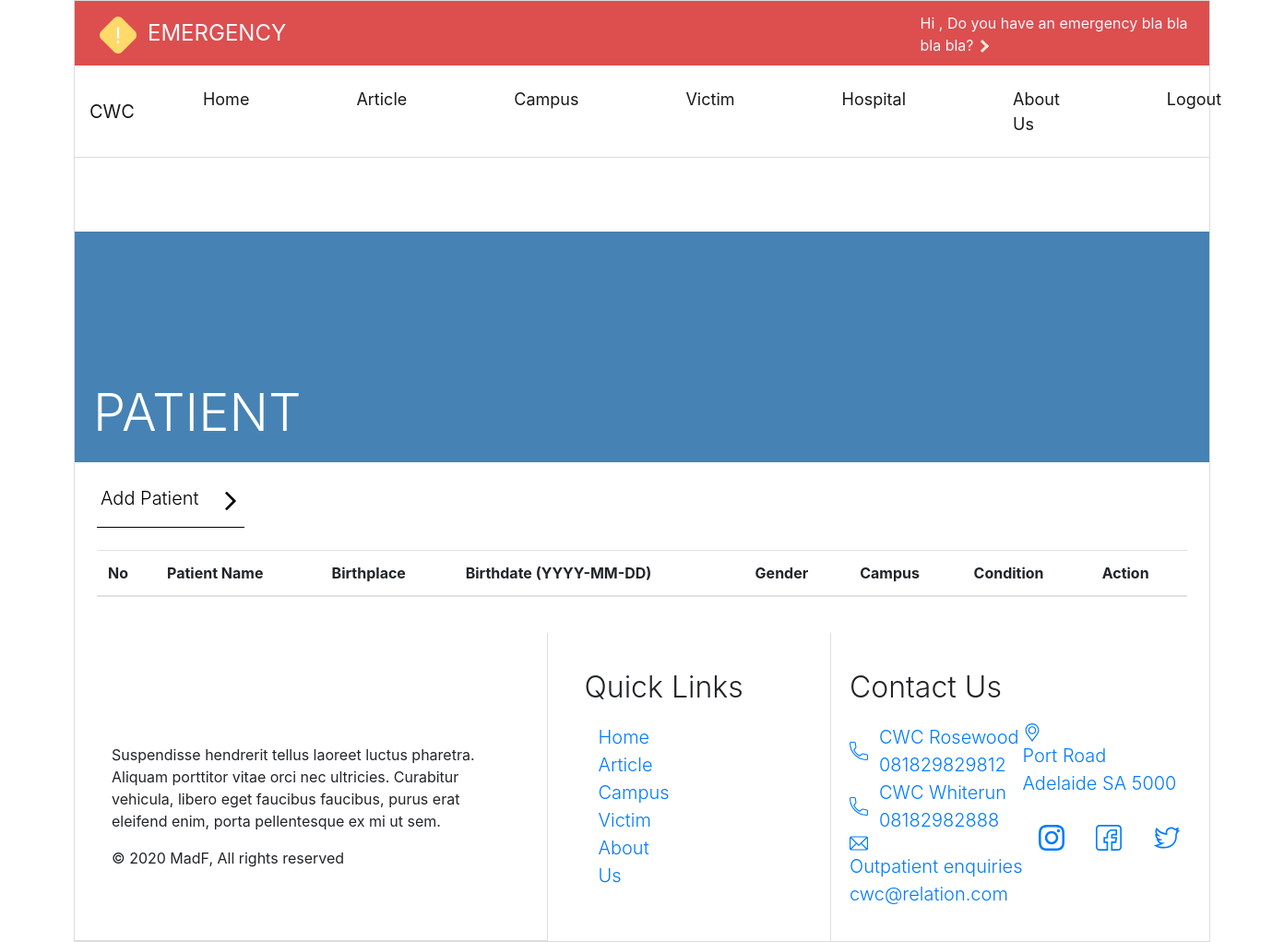
/index.php/pasien, run on an earlier commit of the app's database.
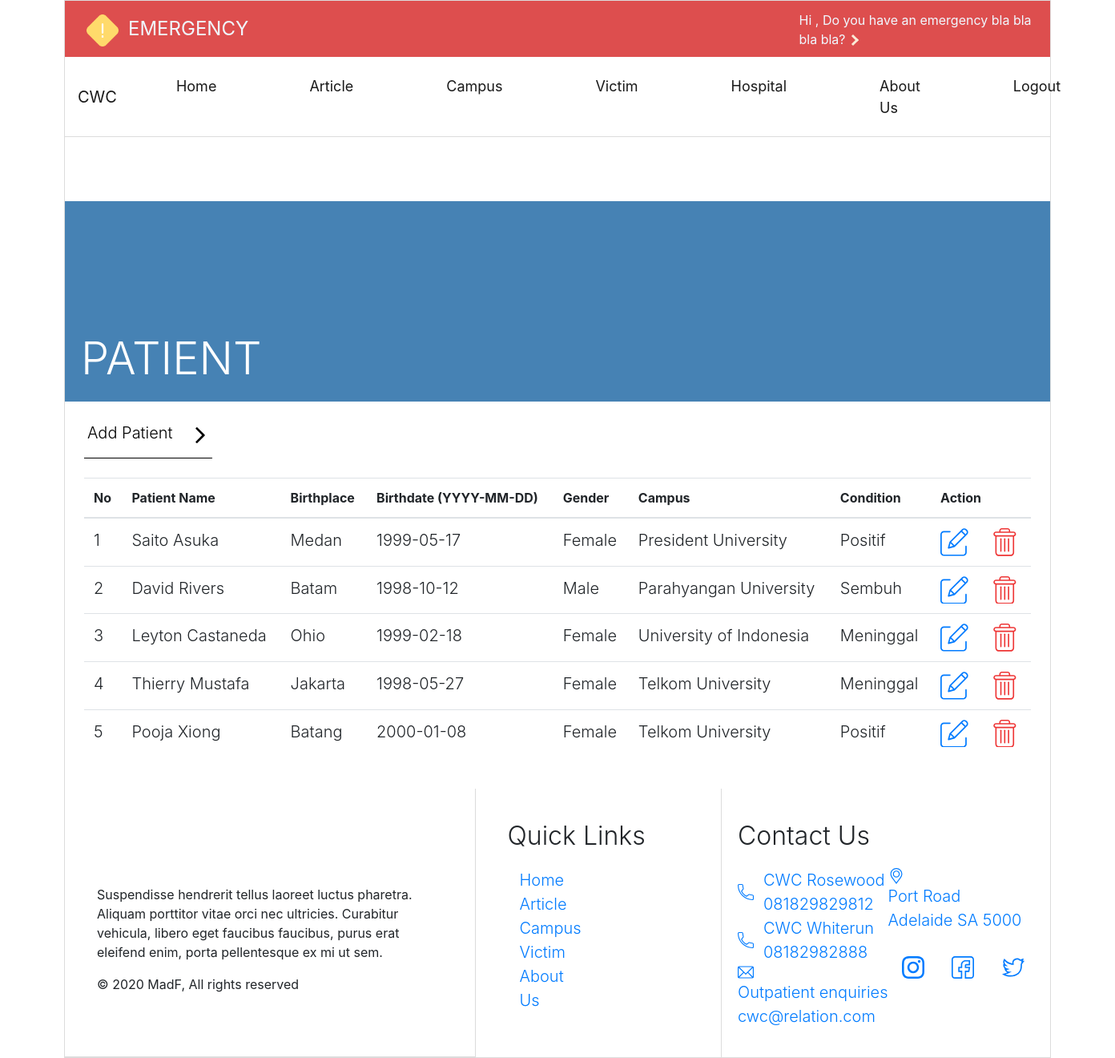
And on a later commit of the database.
### tables this page shows
CREATE TABLE `pasien` (
  `id` int(11) NOT NULL,
  `namaPasien` varchar(100) NOT NULL,
  `tempatLahir` varchar(100) NOT NULL,
  `tglLahir` date NOT NULL,
  `jenisKelamin` varchar(10) NOT NULL,
  `kampusAsal` varchar(100) NOT NULL,
  `kondisi` varchar(20) NOT NULL
);

### application/controllers/pasien.php (called while the page is built, shortened)
<?php
class pasien extends CI_Controller {
	function __construct()
	{
		$this->load->model('PasienModel');
		$this->load->model('KampusModel');
		$this->load->library('pagination');
	}
	public function index()
	{
		$config['base_url'] = site_url('pasien/index');
		$config['total_rows'] = $this->db->count_all('pasien');
		$config['per_page'] = 10;
		$config["uri_segment"] = 3;
        $choice = $config["total_rows"] / $config["per_page"];
        $config["num_links"] = floor($choice);
        $config['first_link']       = 'First';
        $config['last_link']        = 'Last';
        $config['next_link']        = 'Next';
        $config['prev_link']        = 'Prev';
        $config['full_tag_open']    = '<div class="pagging text-center"><nav><ul class="pagination justify-content-center">';
        $config['full_tag_close']   = '</ul></nav></div>';
        $config['num_tag_open']     = '<li class="page-item"><span class="page-link">';
        $config['num_tag_close']    = '</span></li>';
        $config['cur_tag_open']     = '<li class="page-item active"><span class="page-link">';
        $config['cur_tag_close']    = '<span class="sr-only">(current)</span></span></li>';
        $config['next_tag_open']    = '<li class="page-item"><span class="page-link">';
        $config['next_tagl_close']  = '<span aria-hidden="true">&raquo;</span></span></li>';
        $config['prev_tag_open']    = '<li class="page-item"><span class="page-link">';
        $config['prev_tagl_close']  = '</span>Next</li>';
        $config['first_tag_open']   = '<li class="page-item"><span class="page-link">';
        $config['first_tagl_close'] = '</span></li>';
        $config['last_tag_open']    = '<li class="page-item"><span class="page-link">';
        $config['last_tagl_close']  = '</span></li>';
        $this->pagination->initialize($config);
        $content['page'] = ($this->uri->segment(3)) ? $this->uri->segment(3) : 0;
        $content['pasien'] = $this->PasienModel->get_pasien_list($config["per_page"], $content['page']);
        $content['pagination'] = $this->pagination->create_links();
		$content['kampus'] = $this->KampusModel->get_all();
		$this->load->view('navbar');
		$this->load->view('patientView',$content);
		$this->load->view('footer');
	}
}

### index.php (called while the page is built, shortened)
<?php
require_once BASEPATH.'core/CodeIgniter.php';

### application/config/config.php (called while the page is built, shortened)
<?php
$config['base_url'] = 'http://localhost/CoronaCampus/';
$config['index_page'] = 'index.php';
$config['uri_protocol']	= 'REQUEST_URI';
$config['url_suffix'] = '';
$config['language']	= 'english';
$config['charset'] = 'UTF-8';
$config['enable_hooks'] = FALSE;
$config['subclass_prefix'] = 'MY_';
$config['composer_autoload'] = FALSE;
$config['permitted_uri_chars'] = 'a-z 0-9~%.:_\-';
$config['enable_query_strings'] = FALSE;
$config['controller_trigger'] = 'c';
$config['function_trigger'] = 'm';
$config['directory_trigger'] = 'd';
$config['allow_get_array'] = TRUE;
$config['log_threshold'] = 0;
$config['log_path'] = '';
$config['log_file_extension'] = '';
$config['log_file_permissions'] = 0644;
$config['log_date_format'] = 'Y-m-d H:i:s';
$config['error_views_path'] = '';
$config['cache_path'] = '';
$config['cache_query_string'] = FALSE;
$config['encryption_key'] = '';
$config['sess_driver'] = 'files';
$config['sess_cookie_name'] = 'ci_session';
$config['sess_expiration'] = 7200;
$config['sess_save_path'] = NULL;
$config['sess_match_ip'] = FALSE;
$config['sess_time_to_update'] = 300;
$config['sess_regenerate_destroy'] = FALSE;
$config['cookie_prefix']	= '';
$config['cookie_domain']	= '';
$config['cookie_path']		= '/';
$config['cookie_secure']	= FALSE;
$config['cookie_httponly'] 	= FALSE;
$config['standardize_newlines'] = FALSE;
$config['global_xss_filtering'] = FALSE;
$config['csrf_protection'] = FALSE;
$config['csrf_token_name'] = 'csrf_test_name';
$config['csrf_cookie_name'] = 'csrf_cookie_name';
$config['csrf_expire'] = 7200;
$config['csrf_regenerate'] = TRUE;
$config['csrf_exclude_uris'] = array();
$config['compress_output'] = FALSE;
$config['time_reference'] = 'local';
$config['rewrite_short_tags'] = FALSE;
$config['proxy_ips'] = '';

### application/models/PasienModel.php (called while the page is built, shortened)
<?php
class PasienModel extends CI_Model {
	function get_pasien_list($limit, $start){
        return $this->db->get('pasien', $limit, $start)->result_array();
    }
}

### application/views/patientView.php (the view, shortened to what the changed rows need)
<div class="table-responsive p-4">
    <table class="table">
        <thead>
            <tr>
                <th scope="col">No</th>
                <th scope="col">Patient Name</th>
                <th scope="col">Birthplace</th>
                <th scope="col">Birthdate (YYYY-MM-DD)</th>
                <th scope="col">Gender</th>
                <th scope="col">Campus</th>
                <th scope="col">Condition</th>
                <?php if ($_SESSION['username']!="Guest") { ?>
                    <th scope="col">Action</th>
                <?php } ?>
            </tr>
        </thead>
        <tbody>
            <tr>
                <?php $index=1; foreach (array_reverse($pasien) as $p) { ?>
                <th scope="col" class="lead"><?php echo $index++; ?></th>
                <th scope="col" class="lead"><?= $p['namaPasien'] ?></th>
                <th scope="col" class="lead"><?= $p['tempatLahir'] ?></th>
                <th scope="col" class="lead"><?= $p['tglLahir'] ?></th>
                <th scope="col" class="lead"><?= $p['jenisKelamin'] ?></th>
                <th scope="col" class="lead"><?= $p['kampusAsal'] ?></th>
                <th scope="col" class="lead"><?= $p['kondisi'] ?></th>
                <?php if ($_SESSION['username']!="Guest") { ?>
                <th scope="col">
                    <a href="" class="editPatient mr-4" data-toggle="modal" data-target="#editPatientModal1<?= $p['id'] ?>">
                    </a>
                    <a href="<?= site_url('pasien') ?>/hapusPasien/<?= $p['id'] ?>" class="deletePatient">
                    </a>
                </th>
                <?php } ?>
            </tr>
        <?php } ?>
        </tbody>
    </table>
</div>

What changed in the data, as far as the page shows it:
added pasien: namaPasien "Saito Asuka", tempatLahir "Medan", tglLahir "1999-05-17", jenisKelamin "Female", kampusAsal "President University", kondisi "Positif"
added pasien: namaPasien "David Rivers", tempatLahir "Batam", tglLahir "1998-10-12", jenisKelamin "Male", kampusAsal "Parahyangan University", kondisi "Sembuh"
added pasien: namaPasien "Leyton Castaneda", tempatLahir "Ohio", tglLahir "1999-02-18", jenisKelamin "Female", kampusAsal "University of Indonesia", kondisi "Meninggal"
added pasien: namaPasien "Thierry Mustafa", tempatLahir "Jakarta", tglLahir "1998-05-27", jenisKelamin "Female", kampusAsal "Telkom University", kondisi "Meninggal"
added pasien: namaPasien "Pooja Xiong", tempatLahir "Batang", tglLahir "2000-01-08", jenisKelamin "Female", kampusAsal "Telkom University", kondisi "Positif"
